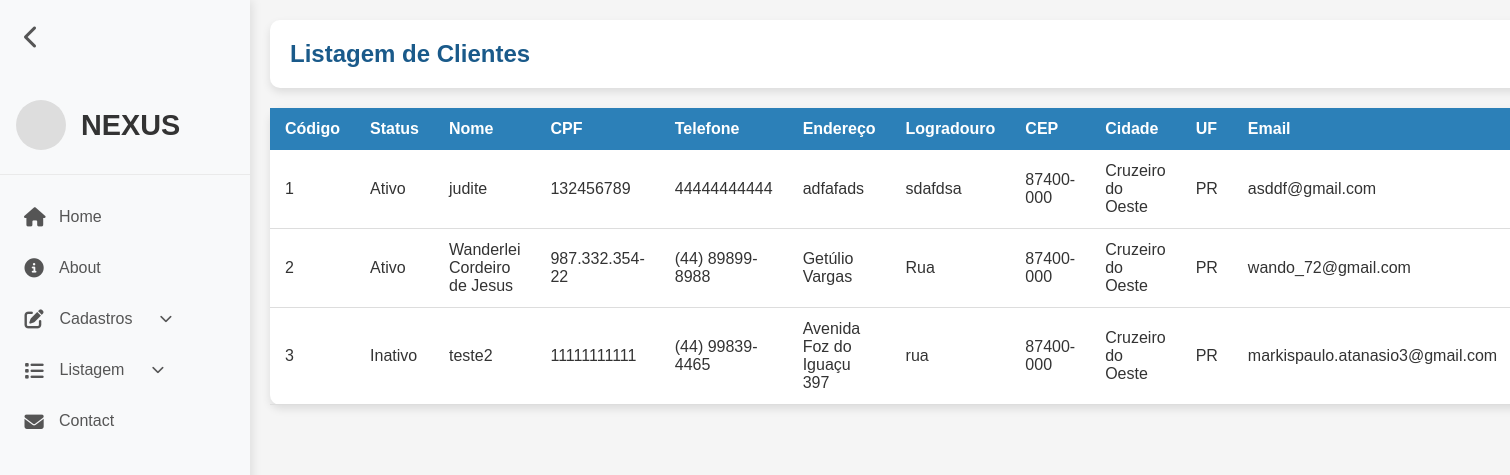
The page /cliente-Listar.php (signed in) on the database as committed earlier.
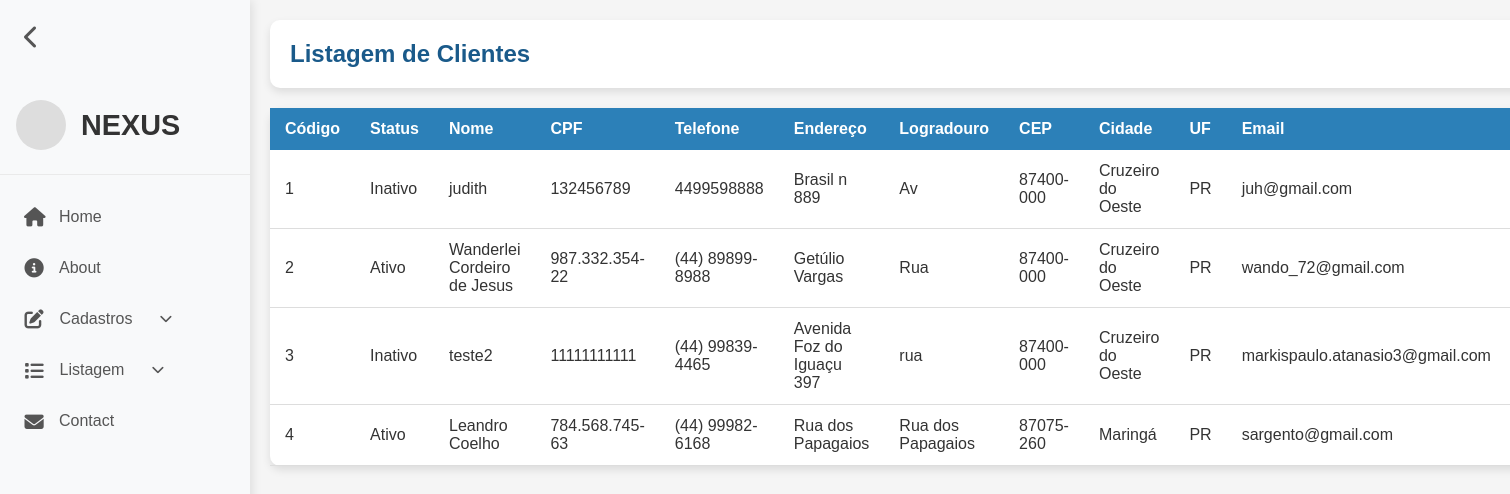
The same page on the database as committed later.
### tables this page shows
CREATE TABLE `cliente` (
  `codigo` int(11) NOT NULL,
  `status` tinyint(1) NOT NULL DEFAULT 1,
  `cpf` varchar(20) NOT NULL,
  `nome` varchar(100) NOT NULL,
  `logradouro` varchar(45) NOT NULL,
  `endereco` varchar(100) NOT NULL,
  `cep` varchar(45) NOT NULL,
  `bairro` varchar(60) NOT NULL,
  `cidade` varchar(50) NOT NULL,
  `uf` varchar(2) NOT NULL,
  `telefone` varchar(20) NOT NULL,
  `email` varchar(254) DEFAULT NULL
);

### cliente-Listar.php (the view, shortened to what this page needs)
<?php
require_once("conexao.php");
$sql = "SELECT * FROM cliente ORDER BY codigo";
$resultado = mysqli_query($conexao, $sql);
?>
<!DOCTYPE html>
<html lang="pt-BR">
<head>
    <link rel="stylesheet" href="assets/css/listar.css">
    <link rel="stylesheet" href="assets/css/reset.css">
    <link rel="stylesheet" href="assets/css/header.css">
    <link rel="stylesheet" href="https://cdnjs.cloudflare.com/ajax/libs/font-awesome/6.4.0/css/all.min.css">
</head>
<body>
    <?php require_once("header.php"); ?>
    <div class="container">
        <div class="card">
            <div class="card-body">
                <h5 class="title">
                    Listagem de Clientes
                </h5>
            </div>
        </div>
        <table class="table-container">
            <thead>
                <tr>
                    <th scope="col">Código</th>
                    <th scope="col">Status</th>
                    <th scope="col">Nome</th>
                    <th scope="col">CPF</th>
                    <th scope="col">Telefone</th>
                    <th scope="col">Endereço</th>
                    <th scope="col">Logradouro</th>
                    <th scope="col">CEP</th>
                    <th scope="col">Cidade</th>
                    <th scope="col">UF</th>
                    <th scope="col">Email</th>
                    <th scope="col">Ações</th>
                </tr>
            </thead>
            <tbody>
                <?php while ($linha = mysqli_fetch_array($resultado)) { ?>
                    <tr>
                        <td><?= $linha['codigo'] ?></td>
                        <td><?= ($linha['status'] == 1) ? 'Ativo' : 'Inativo'?></td>
                        <td><?= $linha['nome'] ?></td>
                        <td><?= $linha['cpf'] ?></td>
                        <td><?= $linha['telefone'] ?></td>
                        <td><?= $linha['endereco'] ?></td>
                        <td><?= $linha['logradouro'] ?></td>
                        <td><?= $linha['cep'] ?></td>
                        <td><?= $linha['cidade'] ?></td>
                        <td><?= $linha['uf'] ?></td>
                        <td><?= $linha['email'] ?></td>
                        <td class="actions">
                        </td>
                    </tr>
                <?php } ?>
            </tbody>
        </table>
    </div>
</body>
</html>

### header.php (shortened to what this page needs)
<header>
    <div class="sidebar" id="sidebar">
        <button class="toggle-btn" id="toggleBtn">
            <i class="fas fa-chevron-left"></i>
        </button>
        <div class="logo-container">
            <div class="logo-img-placeholder">
            </div>
            <div class="logo-text">NEXUS</div>
        </div>
        <nav>
            <ul>
                <li><a href="adm.php"><i class="fas fa-home"></i> <span>Home</span></a></li>
                <li><a href="#"><i class="fas fa-info-circle"></i> <span>About</span></a></li>
                <li class="has-dropdown">
                    <a href="#" class="dropdown-toggle"><i class="fas fa-edit"></i> <span>Cadastros</span><i class="fas fa-chevron-down caret"></i></a>
                </li>
                <li class="has-dropdown">
                    <a href="#" class="dropdown-toggle"><i class="fas fa-list"></i> <span>Listagem</span><i class="fas fa-chevron-down caret"></i></a>
                </li>
                <li><a href="#"><i class="fas fa-envelope"></i> <span>Contact</span></a></li>
            </ul>
        </nav>
    </div>
</header>

### assets/css/listar.css (style rules this page uses)
:root { --azul-principal: #2c80b8; --azul-claro: #e6f2fa; --azul-escuro: #1a5a8a; --branco: #ffffff; --cinza-claro: #f5f5f5; --cinza-texto: #666666; --verde-sucesso: #28a745; --amarelo-alerta: #ffc107; --vermelho-perigo: #dc3545; }
body { background-color: var(--cinza-claro); color: #333; min-height: 100vh; }
.container { max-width: 1600px; margin: 0 auto; padding: 20px; min-height: 100vh; display: flex; flex-direction: column; }
.card { background-color: var(--branco); border-radius: 10px; box-shadow: 0 4px 8px rgba(0,0,0,0.1); margin-bottom: 20px; overflow: hidden; }
.card-body { padding: 20px; }
.title { display: flex; justify-content: space-between; align-items: center; font-size: 24px; font-weight: 600; color: var(--azul-escuro); }
.table-container { overflow-x: auto; background-color: var(--branco); border-radius: 10px; box-shadow: 0 4px 8px rgba(0,0,0,0.1); }
table { width: 100%; border-collapse: collapse; }
thead { background-color: var(--azul-principal); color: var(--branco); }
th, td { padding: 12px 15px; text-align: left; }
th { font-weight: 600; position: sticky; top: 0; }
tbody tr { transition: background-color 0.3s; border-bottom: 1px solid #ddd; }
.actions { display: flex; gap: 10px; }

### assets/css/header.css (style rules this page uses)
* { font-family: 'Arial', sans-serif; }
body { display: flex; min-height: 100vh; transition: margin-left 0.3s ease; margin-left: 250px; }
.sidebar { width: 250px; height: 100vh; background-color: #f8f9fa; box-shadow: 2px 0 10px rgba(0, 0, 0, 0.1); position: fixed; left: 0; top: 0; transition: width 0.3s ease; overflow-x: hidden; z-index: 1000; display: flex; flex-direction: column; }
.logo-container { display: flex; align-items: center; padding: 1.5rem 1rem; gap: 15px; border-bottom: 1px solid #eaeaea; transition: padding 0.3s ease; }
.logo-img-placeholder { width: 50px; height: 50px; background-color: #ddd; border-radius: 50%; flex-shrink: 0; }
.logo-text { font-size: 1.8rem; font-weight: 700; color: #333; white-space: nowrap; overflow: hidden; transition: opacity 0.3s ease; }
nav { flex: 1; padding: 1rem 0; }
nav ul { list-style: none; display: flex; flex-direction: column; }
nav li { width: 100%; }
nav a { text-decoration: none; color: #555; font-weight: 500; transition: all 0.3s ease; padding: 1rem 1.5rem; position: relative; display: flex; align-items: center; gap: 15px; white-space: nowrap; }
nav a i { font-size: 1.2rem; width: 20px; text-align: center; flex-shrink: 0; }
nav a span { transition: opacity 0.3s ease; }
nav a::after { content: ''; position: absolute; width: 0; height: 2px; background: -webkit-linear-gradient(90deg, #3d0ff9, #7494ec, #e6f2fa); background: linear-gradient(90deg, #3d0ff9, #7494ec, #e6f2fa); bottom: 0; left: 0; transition: width 0.3s; transform-origin: left center; }
.toggle-btn { background: none; border: none; color: #555; font-size: 1.5rem; cursor: pointer; padding: 1rem; align-self: flex-start; margin: 0.5rem; transition: transform 0.3s ease; }
.sidebar nav ul { list-style: none; padding: 0; margin: 0; }
.sidebar nav ul li { position: relative; }
.sidebar nav ul li .dropdown-toggle { display: flex; align-items: center; gap: 15.5px; }
.sidebar nav ul li .caret { transition: transform .2s ease; font-size: .8em; margin-left: 8px; }

Rows that differ between the two databases and show on the page:
changed cliente id 1: nome "judite" → "judith"; telefone "44444444444" → "4499598888"; endereco "adfafads" → "Brasil n 889"; logradouro "sdafdsa" → "Av"; email "asddf@gmail.com" → "juh@gmail.com"; status "Ativo" → "Inativo"
added cliente: codigo "4", status "Ativo", nome "Leandro Coelho", cpf "784.568.745-63", telefone "(44) 99982-6168", endereco "Rua dos Papagaios", logradouro "Rua dos Papagaios", cep "87075-260", cidade "Maringá", uf "PR", email "sargento@gmail.com"
